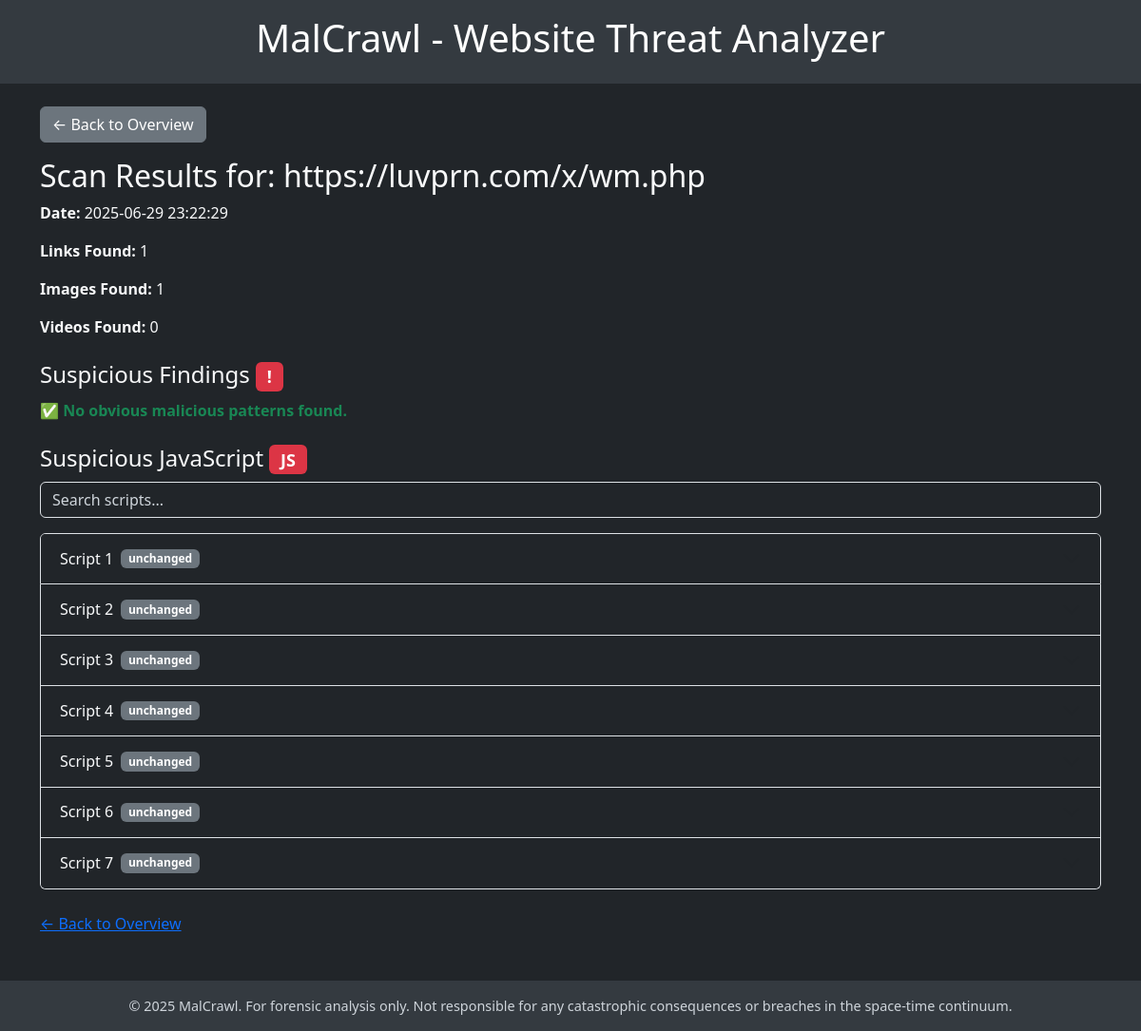
Page /result/264 on the committed database.
### tables this page shows
CREATE TABLE crawl_results (
    id INTEGER PRIMARY KEY AUTOINCREMENT,
    url TEXT,
    timestamp DATETIME DEFAULT CURRENT_TIMESTAMP,
    num_links INTEGER,
    num_images INTEGER,
    num_videos INTEGER
, status TEXT DEFAULT 'success');

CREATE TABLE deobfuscated_scripts (
            id INTEGER PRIMARY KEY AUTOINCREMENT,
            crawl_result_id INTEGER,
            original TEXT,
            deobfuscated TEXT,
            intent TEXT,
            FOREIGN KEY(crawl_result_id) REFERENCES crawl_results(id)
        );

### app.py (the view)
@app.route("/result/<result_id>")
def view_result(result_id):
    result = load_result(result_id)
    if result:
        domain = urlparse(result["url"]).netloc
        return render_template(
            "result.html",
            result=result,
            domain=domain,
            year=datetime.datetime.now().year,
        )
    else:
        return "Scan not found", 404

### app.py (called while the page is built)
def highlight_bad(code: str) -> Markup:
    escaped = escape(code)
    highlighted = BAD_JS_RE.sub(lambda m: f'<span class="text-danger fw-bold">{m.group(0)}</span>', escaped)
    return Markup(highlighted)

### templates/result.html (shortened to what this page needs)
<!DOCTYPE html>
<html lang="en">
<head>
    <link href="https://cdn.jsdelivr.net/npm/bootstrap@5.3.3/dist/css/bootstrap.min.css" rel="stylesheet">
    <link rel="stylesheet" href="/static/css/github-dark.min.css">
</head>
<body>
    <header class="malcrawl-header text-center position-relative">
        <h1>MalCrawl - Website Threat Analyzer</h1>
    </header>
    <main class="container my-4">
        {% if result %}
            <a href="{{ url_for('site_results', domain=domain) }}" class="btn btn-secondary mb-3">&larr; Back to Overview</a>
            <h2>Scan Results for: {{ result.url }}</h2>
            <p><strong>Date:</strong> {{ result.timestamp }}</p>
            <p><strong>Links Found:</strong> {{ result.links }}</p>
            <p><strong>Images Found:</strong> {{ result.images }}</p>
            <p><strong>Videos Found:</strong> {{ result.videos }}</p>
            <h4 class="mt-4">Suspicious Findings <span class="badge bg-danger">!</span></h4>
            {% if result.issues %}
                <ul>
                    {% for issue in result.issues %}
                        <li class="suspicious">{{ issue }}</li>
                    {% endfor %}
                </ul>
            {% else %}
                <p class="clean">✅ No obvious malicious patterns found.</p>
            {% endif %}
            <h4 class="mt-4">Suspicious JavaScript <span class="badge bg-danger">JS</span></h4>
            {% if result.deobfuscated_scripts %}
                <input id="scriptSearch" type="search" class="form-control mb-3" placeholder="Search scripts...">
                <div class="accordion" id="jsAccordion">
                    {% for item in result.deobfuscated_scripts %}
                    <div class="accordion-item">
                        <h2 class="accordion-header" id="heading{{ loop.index }}">
                            <button class="accordion-button collapsed" type="button" data-bs-toggle="collapse" data-bs-target="#collapse{{ loop.index }}" aria-expanded="false" aria-controls="collapse{{ loop.index }}">
                                Script {{ loop.index }}
                                {% if item.changed %}
                                    <span class="badge bg-success ms-2">deobfuscated</span>
                                {% else %}
                                    <span class="badge bg-secondary ms-2">unchanged</span>
                                {% endif %}
                            </button>
                        </h2>
                    </div>
                    {% endfor %}
                </div>
            {% else %}
                {% if result.inline_events %}
                    <p><em>No flagged <code>&lt;script&gt;</code> blocks, but inline JS events were detected above.</em></p>
                {% else %}
                    <p>No suspicious scripts detected.</p>
                {% endif %}
            {% endif %}
        {% else %}
            <p>No results to display.</p>
        {% endif %}
        <p class="mt-4"><a href="{{ url_for('site_results', domain=domain) }}">&larr; Back to Overview</a></p>
    </main>
    <footer>
        &copy; {{ year }} MalCrawl. For forensic analysis only. Not responsible for any catastrophic consequences or breaches in the space-time continuum.
    </footer>
</body>
</html>

### templates/result.html (style rules this page uses)
:root { --bs-body-bg: #212529; --bs-body-color: #f8f9fa; --bs-secondary-bg: #343a40; --bs-secondary-color: #ced4da; }
body { background-color: var(--bs-body-bg); color: var(--bs-body-color); }
.malcrawl-header { background-color: #343a40; color: white; padding: 1rem; }
.clean { color: #198754; font-weight: bold; }
footer { margin-top: 3rem; padding: 1rem; background-color: var(--bs-secondary-bg); text-align: center; font-size: 0.9rem; color: var(--bs-secondary-color); }

### rows in the picture
crawl_results: url "https://luvprn.com/x/wm.php", timestamp "2025-06-29 23:22:29"

### other values in the picture
{{ result.links }} "1"
{{ result.images }} "1"
{{ result.videos }} "0"
